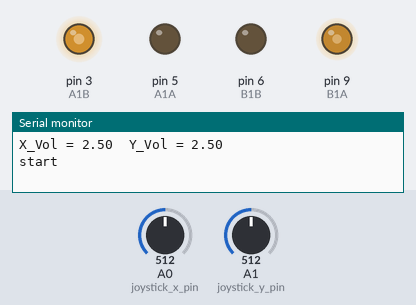
Recording of a sketch running on a simulated Arduino Uno, built with avr-gcc and run on an emulated ATmega328P. Parts: output pins drawn as LEDs (lit = HIGH), the last lines printed to the serial monitor. The test bench sets the inputs (shaded band); at power-on: A0 (joystick_x_pin) = 512, A1 (joystick_y_pin) = 512.

Above: at 2.2 s.
2.3 s: A0 (joystick_x_pin) set to 993
5.3 s: A0 (joystick_x_pin) set to 1011
At 6.1 s:
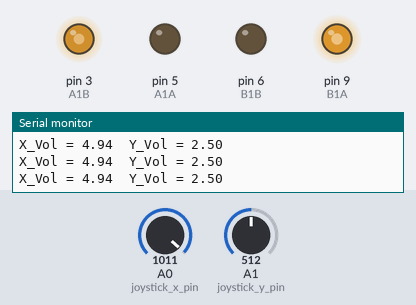
At 9.3 s:
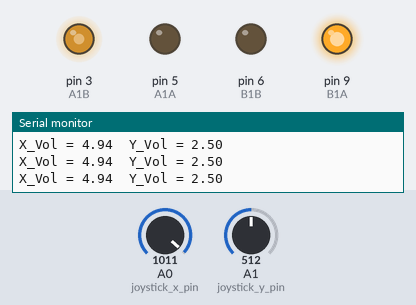
Timing chart, 0 to 10.8 s (numbered marks = the images above; inputs shaded):
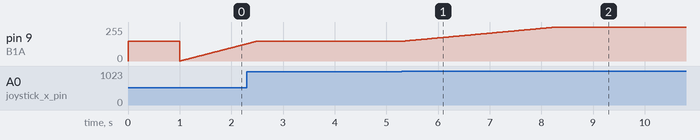

The sketch:

5555.ino
```cpp
#define B1A 9
#define B1B 6
#define A1A 5
#define A1B 3

//กำหนดขาของนังจอย ใช้ขาAnalog
const int joystick_x_pin = A0;
const int joystick_y_pin = A1;

//ตัวแปรเก็บค่าของนังจอย
int x_adc_val, y_adc_val; //ค่าanalog
float x_volt, y_volt;

//พวกมุม
int  B1Aspeed ,B1Bspeed,A1Aspeed,A1Bspeed; //มุมที่ใช้หมุน
int currentPos[4]; //เก็บมุมใหม่
int prevPos[4]={150,0,0,150}; //เก็บมุมเดิมและกำหนดเริ่มต้น
int motornum; //หมายเลขServo ที่กำหนดในฟช.


//หมุนมุมปัจจุบัน
void servodrive(int motornum,int motorPos)
{
  if (motornum == 0)
  {
    analogWrite(B1A, prevPos[0]);
    digitalWrite(B1B, LOW);
    digitalWrite(A1A, LOW);
    analogWrite(A1B, motorPos);

  }
  else if (motornum == 1)
  {
    analogWrite(B1A, motorPos);
    digitalWrite(B1B, LOW);
    digitalWrite(A1A, LOW);
    analogWrite(A1B, prevPos[3]);
  }

}


//เพิ่ม ลด
void servomotion(int  motornum,int motorPos)
{
  int i;
  currentPos[motornum] = motorPos;

  //เพิ่มอง
  if (prevPos[motornum] < currentPos[motornum])
  {
    for(i=prevPos[motornum] ; i < currentPos[motornum]; i++)
    {
    servodrive(motornum,i);
    delay(10);
    }
  }

  //ลดอง
  if (prevPos[motornum] > currentPos[motornum])
  {
    for(i=prevPos[motornum] ; i > currentPos[motornum]; i--)
    {
      servodrive(motornum,i);
      delay(10);
    }
  }

  prevPos[motornum] = currentPos[motornum];
}


void setup()
{
    Serial.begin(9600);
    pinMode(B1A, OUTPUT);
    pinMode(B1B, OUTPUT);
    pinMode(A1A, OUTPUT);
    pinMode(A1B, OUTPUT);

    analogWrite(B1A, prevPos[0]);
    analogWrite(B1B, prevPos[1]);
    analogWrite(A1A, prevPos[2]);
    analogWrite(A1B, prevPos[3]);

    B1Aspeed = prevPos[0];
    B1Bspeed = prevPos[1];
    A1Aspeed = prevPos[2];
    A1Bspeed = prevPos[3];

  delay(1000);

}

void loop()
{
  //ค่าของจอย
  x_adc_val = analogRead(joystick_x_pin);
  y_adc_val = analogRead(joystick_y_pin);
  x_volt = ( ( x_adc_val * 5.0 ) / 1023 );
  y_volt = ( ( y_adc_val * 5.0 ) / 1023 );
  Serial.print("X_Vol = ");
  Serial.print(x_volt);
  Serial.print("\t");
  Serial.print("Y_Vol = ");
  Serial.println(y_volt);

     if ((x_volt<=2.60 && x_volt>=2.50) && (y_volt<=2.60 && y_volt>=2.50))
  {
    Serial.println("start");
    if(A1Bspeed < 150)
    {
      A1Bspeed++;
    }
    else if (A1Bspeed > 150)
    {
      A1Bspeed--;
    }
    else
    {
      A1Bspeed=150;
    }

    if(B1Aspeed < 150)
    {
      B1Aspeed++;
    }
    else if (A1Bspeed > 150)
    {
      A1Bspeed--;
    }
    else
    {
      B1Aspeed=150;
    }

    servomotion(0,A1Bspeed);
    servomotion(1,B1Aspeed);

  }

  //จอย ซ้าย ขวา

  //a230 ซ้าย
  if ((x_volt<=2.60 && x_volt>=2.40) && (y_volt<=0.1 && y_volt>=0.00))
  {
    if(A1Bspeed < 280)
    {
      A1Bspeed++;
    }
    else
    {
      A1Bspeed=280;
    }

    servomotion(0,A1Bspeed);

  }

  //a100 ขวา
  if ((x_volt<=2.60 && x_volt>=2.40) && (y_volt<=5.00 && y_volt>=4.90))
  {
     if(A1Bspeed > 130)
    {
      A1Bspeed--;
    }
    else
    {
      A1Bspeed=130;
    }

    servomotion(0,A1Bspeed);

  }

  //b250 หน้า
  if ((x_volt<=5.00 && x_volt>=4.90) && (y_volt<=2.60 && y_volt>=2.40))
  {
    if(B1Aspeed < 290)
    {
      B1Aspeed++;
    }
    else
    {
      B1Aspeed=290;
    }

    servomotion(1,B1Aspeed);
  }

  //b130 หลัง
  if ((x_volt<=0.1 && x_volt>=0.00) && (y_volt<=2.60 && y_volt>=2.40))
  {
    if(B1Aspeed > 130)
    {
      B1Aspeed--;
    }
    else
    {
      B1Aspeed=130;
    }

    servomotion(1,B1Aspeed);

 }
 delay(10);
}
```

Measured:
- the behaviour switches between 1002 and 1003 on A0 (joystick_x_pin) (found by bisection; images 0 and 1)
- after the input at 5.3 s, pin 9 (B1A): moves from 149/255 to 255/255 over 2.9 s, starting at once
